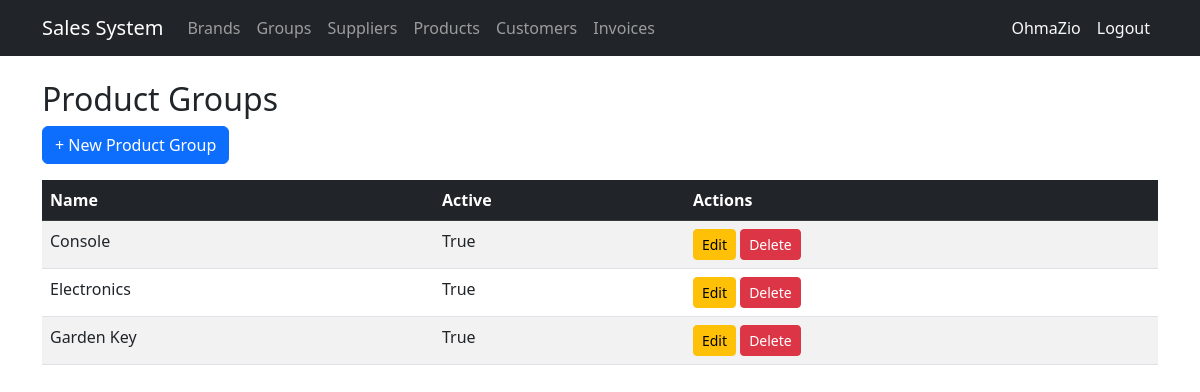
Screenshot of /groups/ (signed in) with the database file from the repository.
### billing/models.py (models this page shows, shortened)
class ProductGroup(models.Model):
    name = models.CharField(max_length=100, unique=True, verbose_name='Group Name')
    is_active = models.BooleanField(default=True)
    created_at = models.DateTimeField(auto_now_add=True)
    updated_at = models.DateTimeField(auto_now=True)
    class Meta:
        verbose_name = 'Product Group'
        verbose_name_plural = 'Product Groups'
        ordering = ['name']

### billing/views.py (the view)
# urls.py: path('groups/', views.ProductGroupListView.as_view(), name='productgroup_list'),
class ProductGroupListView(LoginRequiredMixin, ListView):
    model = ProductGroup; template_name = 'billing/productgroup_list.html'; context_object_name = 'items'

### billing/templates/billing/productgroup_list.html (shortened to what this page needs)
{% extends 'billing/base.html' %}
{% block content %}
<h2>Product Groups</h2>
<a href="{% url 'billing:productgroup_create' %}" class="btn btn-primary mb-3">+ New Product Group</a>
<table class="table table-striped table-hover">
  <thead class="table-dark">
    <tr><th>Name</th><th>Active</th><th>Actions</th></tr>
  </thead>
  <tbody>
    {% for item in items %}
    <tr>
      <td>{{ item.name }}</td>
      <td>{{ item.is_active }}</td>
      <td>
        <a href="{% url 'billing:productgroup_update' item.pk %}" class="btn btn-sm btn-warning">Edit</a>
        <a href="{% url 'billing:productgroup_delete' item.pk %}" class="btn btn-sm btn-danger">Delete</a>
      </td>
    </tr>
    {% empty %}
    <tr><td colspan="3" class="text-center">No records.</td></tr>
    {% endfor %}
  </tbody>
</table>
{% endblock %}

### billing/templates/billing/base.html (shortened to what this page needs)
<!DOCTYPE html>
<html lang="es">
<head>
  <link href="https://cdn.jsdelivr.net/npm/bootstrap@5.3.0/dist/css/bootstrap.min.css" rel="stylesheet">
  <link rel="stylesheet" href="https://cdn.jsdelivr.net/npm/bootstrap-icons@1.11.1/font/bootstrap-icons.css">
</head>
<body>
<nav class="navbar navbar-expand-lg navbar-dark bg-dark">
  <div class="container">
    <a class="navbar-brand" href="{% url 'billing:home' %}">Sales System</a>
    <div class="collapse navbar-collapse" id="nav">
      <ul class="navbar-nav me-auto">
        {% if user.is_authenticated %}
        <li class="nav-item"><a class="nav-link" href="{% url 'billing:brand_list' %}">Brands</a></li>
        <li class="nav-item"><a class="nav-link" href="{% url 'billing:productgroup_list' %}">Groups</a></li>
        <li class="nav-item"><a class="nav-link" href="{% url 'billing:supplier_list' %}">Suppliers</a></li>
        <li class="nav-item"><a class="nav-link" href="{% url 'billing:product_list' %}">Products</a></li>
        <li class="nav-item"><a class="nav-link" href="{% url 'billing:customer_list' %}">Customers</a></li>
        <li class="nav-item"><a class="nav-link" href="{% url 'billing:invoice_list' %}">Invoices</a></li>
        {% endif %}
      </ul>
<ul class="navbar-nav">
  {% if user.is_authenticated %}
  <li class="nav-item">
    <span class="nav-link text-light">{{ user.username }}</span>
  </li>
  <li class="nav-item">
    <form method="post" action="{% url 'logout' %}" class="d-inline">
      <button type="submit" class="nav-link btn btn-link text-light"
              style="text-decoration:none;">Logout</button>
    </form>
  </li>
  {% endif %}
</ul>
    </div>
  </div>
</nav>
<div class="container mt-4">
  {% block content %}{% endblock %}
</div>
</body>
</html>

### rows the page displays
ProductGroup: name "Console", is_active "True"
ProductGroup: name "Electronics", is_active "True"
ProductGroup: name "Garden Key", is_active "True"

### other values shown
{{ user.username }} "OhmaZio"
